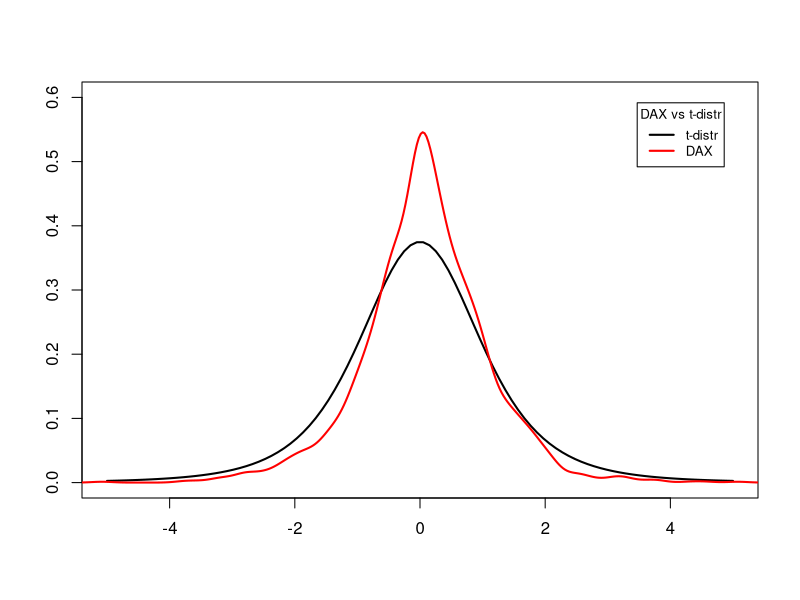

The R script that drew this image:
#################################
### HW #2 Solution
#################################

# The below solutions are examples,
# Slightly different solutions are also possible.
# Max score 35pts

### HW #2:

mtcars_6cyl <- mtcars[mtcars$cyl==6, ]
which(mtcars_6cyl$hp==max(mtcars_6cyl$hp))
best_car <- mtcars_6cyl[which(mtcars_6cyl$hp==max(mtcars_6cyl$hp)), ]
rownames(best_car)
best_car$hp
best_car$wt

mult_dots <- function (..., fac_tor) {
  fac_tor*sum(...)
}  #  end mult_dots

mult_dots(1, 2, 3, fac_tor=2)


# 5pts
# 1. Create a function for calculating the kurtosis of a time series of returns,

calc_kurtosis <- function(in_data=rnorm(1000)) {  # default is normal
# Calculates the kurtosis of a time series of returns.
  len_data <- length(in_data)
  mean_data <- mean(in_data)
  sd_data <- sd(in_data)
  len_data*(len_data+1)*sum(((in_data - mean_data)/sd_data)^4)/((len_data-1)^3)
}  # end calc_kurtosis



# 10pts
# 2. Using this function calculate the kurtosis of DAX returns, and of t-distribution returns with four degrees of freedom (use the same number of data points in both cases),

# DAX returns in scale 1% = 1.0
ts_rets <- 100*diff(log(EuStockMarkets[, 1]))
# calculate kurtosis of DAX returns
calc_kurtosis(in_data=ts_rets)
# calculate kurtosis of t-distribution
calc_kurtosis(in_data=rt(n=length(ts_rets), df=4))



# 20pts (even without legend)
# 3. Plot the probability density of DAX returns together with t-distribution returns with four degrees of freedom on a single plot,
# plot t-distribution
x_var <- seq(-5, 5, length=100)
plot(x=x_var, y=dt(x_var, df=4), type="l", lwd=2, xlab="", ylab="", ylim=c(0, 0.6))
# add line for density of DAX returns
lines(density(ts_rets), col="red", lwd=2)
# add legend
legend("topright", title="DAX vs t-distr", legend=c("t-distr", "DAX"), 
       inset=0.05, cex=0.8, lwd=2, lty=c(1, 1), col=c("black", "red"))


